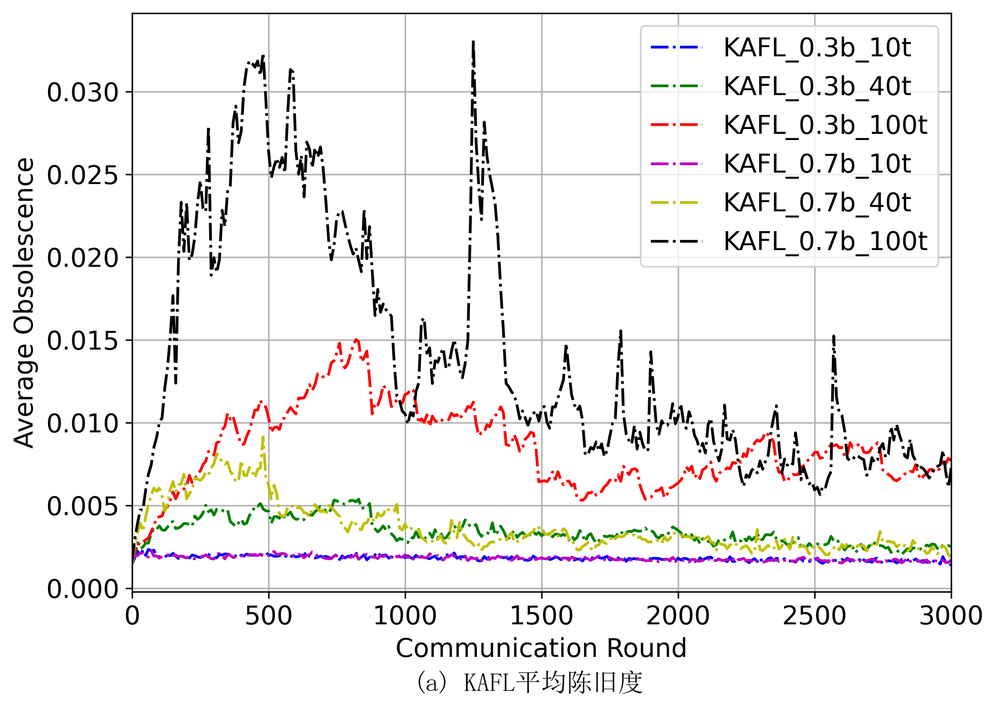
#> input picture dataplot/Cifar-10/KAFL/photo/lambda_plot.png, 997 x 708 px, shrunk from 2264 x 1608 before the run
$ python lambdaphoto.py
#> lines starting #> are read from the running program, lines starting #| are printed output that depends on the picture
from PIL import Image

# 打开两张图片
img_left = Image.open("./KAFL/photo/lambda_plot.png")
#> img_left is the input picture: PIL image 997x708 RGBA; mean R, G, B, A 240.6, 239.2, 238.9, 255
img_right = Image.open("./Fedbuff/photo/lambda_plot.png")
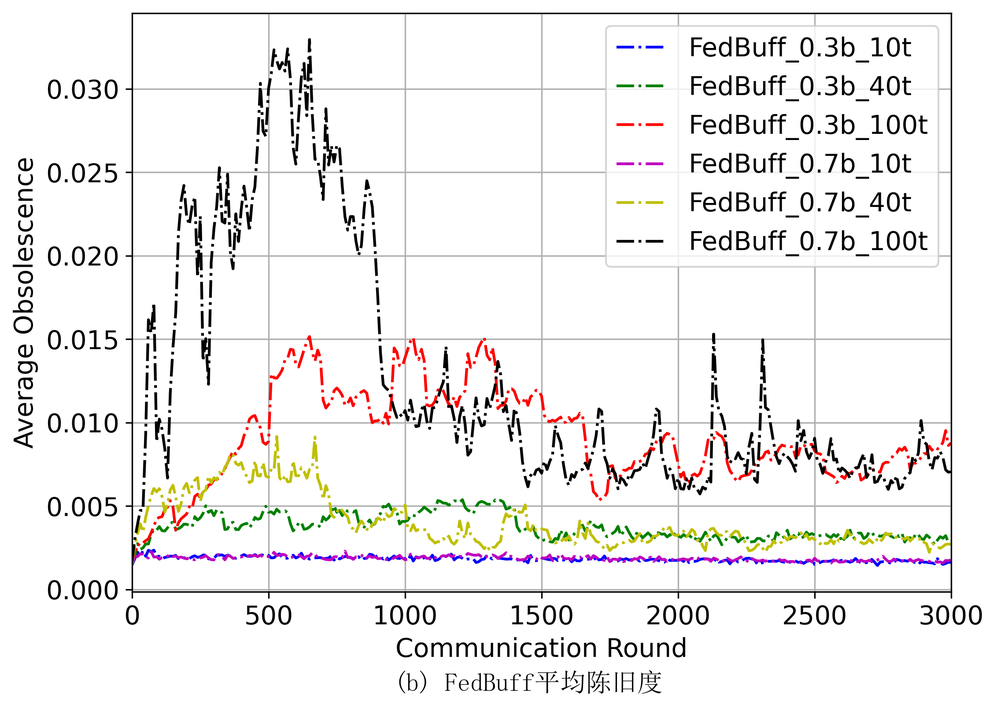
#> input picture dataplot/Cifar-10/Fedbuff/photo/lambda_plot.png, 997 x 708 px, shrunk from 2264 x 1608 before the run
#> img_right is the input picture: PIL image 997x708 RGBA; mean R, G, B, A 240, 238.5, 238.1, 255
# img_left = Image.open("./c2fl/photo/lambda_plot.png")
# img_right = Image.open("./fedbalance/photo/lambda_plot.png")

# 获取各图片的尺寸
w_left, h_left = img_left.size
#> w_left = 997; h_left = 708
w_right, h_right = img_right.size
#> w_right = 997; h_right = 708

# 计算新图的宽度和高度（宽度相加，高度取最大值）
new_width = w_left + w_right
#> new_width = 1994
new_height = max(h_left, h_right)
#> new_height = 708

# 创建一个空白新图（白色背景）
new_img = Image.new("RGB", (new_width, new_height), color=(255, 255, 255))
#> new_img: PIL image 1994x708 RGB; every value is 255

# 粘贴图片到左右两侧（顶部对齐）
new_img.paste(img_left, (0, 0))                # 左侧图片
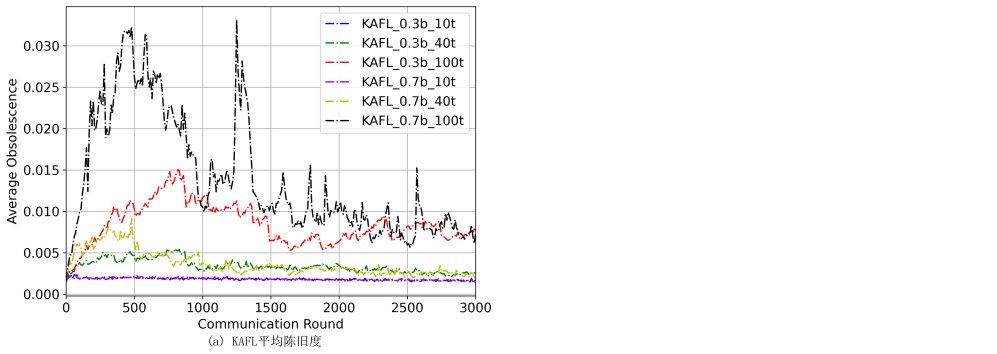
#> new_img: PIL image 1994x708 RGB (shown at 1/2 size); mean R, G, B 247.8, 247.1, 247
new_img.paste(img_right, (w_left, 0))          # 右侧图片
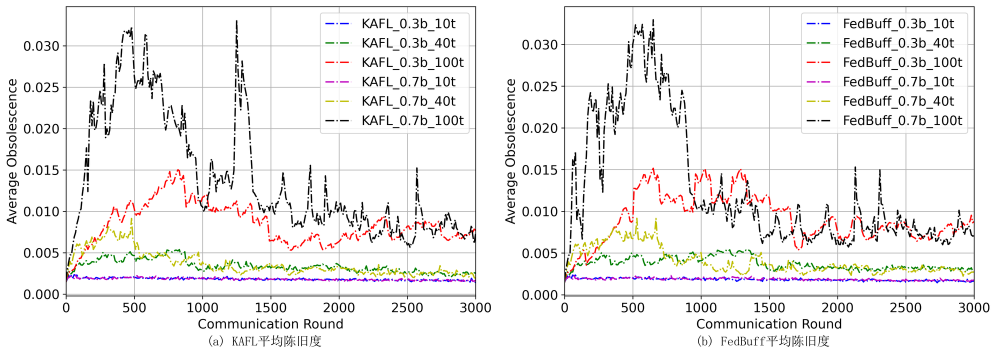
#> new_img: PIL image 1994x708 RGB (shown at 1/2 size); mean R, G, B 240.3, 238.9, 238.5

# 保存新图
new_img.save("lambda_combined3.jpg")

print("拼接完成，已保存为 lambda_combined.jpg")
